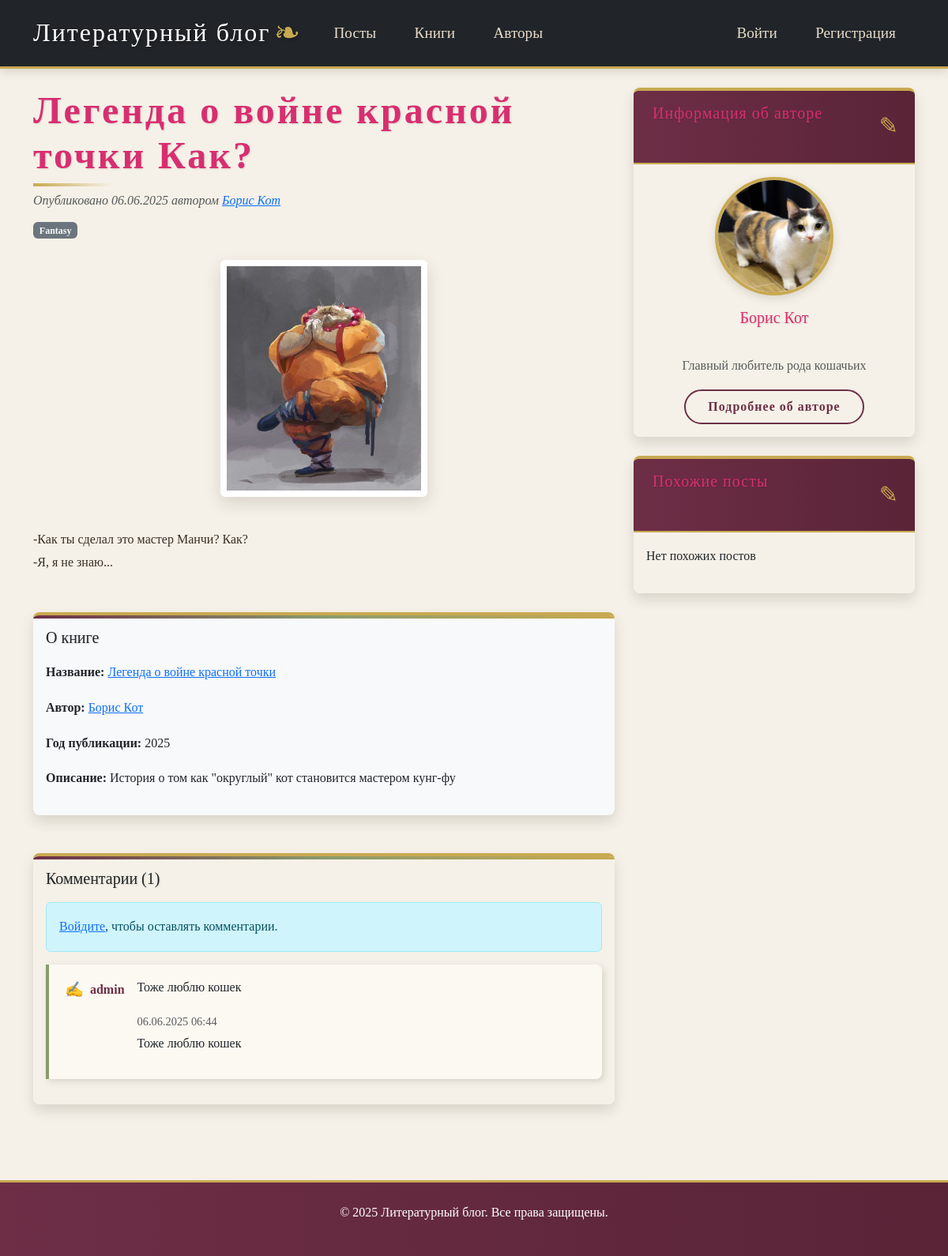
Page /posts/15/ on the committed database.
### literature/models.py (models this page shows, shortened)
class Post(models.Model):
    class Status(models.TextChoices):
        DRAFT = 'DF', 'Draft'
        PUBLISHED = 'PB', 'Published'
        ARCHIVED = 'AR', 'Archived'
    title = models.CharField(max_length=250)
    slug = models.SlugField(max_length=250, unique_for_date='publish')
    author = models.ForeignKey(User, on_delete=models.CASCADE, related_name='blog_posts')
    book = models.ForeignKey(Book, on_delete=models.CASCADE, related_name='posts')
    body = models.TextField(validators=[MinLengthValidator(10)])
    publish = models.DateTimeField(default=timezone.now)
    created = models.DateTimeField(auto_now_add=True)
    updated = models.DateTimeField(auto_now=True)
    status = models.CharField(max_length=2, choices=Status.choices, default=Status.DRAFT)
    class Meta:
        ordering = ['-publish']
        indexes = [models.Index(fields=['-publish']),]

class Book(models.Model):
    title = models.CharField(max_length=200)
    author = models.ForeignKey(Author, on_delete=models.CASCADE, related_name='books')
    genre = models.ForeignKey(Genre, on_delete=models.SET_NULL, null=True, related_name='books')
    published_date = models.DateField()
    description = models.TextField()
    cover = models.ImageField(upload_to='book_covers/', blank=True)

class Author(models.Model):
    user = models.OneToOneField(User, on_delete=models.CASCADE, related_name='author_profile')
    bio = models.TextField()
    birth_date = models.DateField(null=True, blank=True)
    photo = models.ImageField(upload_to='authors/', blank=True)

class Genre(models.Model):
    name = models.CharField(max_length=100, unique=True)
    description = models.TextField(blank=True)

class Comment(models.Model):
    post = models.ForeignKey(Post, on_delete=models.CASCADE, related_name='comments')
    author = models.ForeignKey(User, on_delete=models.CASCADE)
    body = models.TextField()
    created = models.DateTimeField(auto_now_add=True)
    active = models.BooleanField(default=True)
    class Meta:
        ordering = ['created']
        indexes = [models.Index(fields=['created']),]

### literature/views.py (the view)
# urls.py: path('posts/<int:pk>/', views.PostDetailView.as_view(), name='post_detail'),
class PostDetailView(DetailView):
    model = Post
    template_name = 'literature/post/detail.html'
    context_object_name = 'post'
    def get_context_data(self, **kwargs):
        context = super().get_context_data(**kwargs)
        context['comment_form'] = CommentForm()
        return context

### literature/templates/literature/post/detail.html (shortened to what this page needs)
{% extends "literature/base.html" %}
{% block content %}
<div class="row">
    <div class="col-md-8">
        <article>
            <header class="mb-4">
                <h1 class="fw-bolder mb-1">{{ post.title }}</h1>
                <div class="text-muted fst-italic mb-2">
                    Опубликовано {{ post.publish|date:"d.m.Y" }} автором
                    <a href="{% url 'literature:author_detail' post.book.author.pk %}">
                        {{ post.book.author.user.get_full_name }}
                    </a>
                </div>
                <div class="badge bg-secondary text-decoration-none link-light">
                    {{ post.book.genre.name }}
                </div>
            </header>
            <section class="mb-5">
                {% if post.book.cover %}
                    <figure class="mb-4 text-center">
                        <img class="img-fluid rounded book-cover"
                             src="{{ post.book.cover.url }}"
                             alt="{{ post.book.title }}">
                    </figure>
                {% endif %}
                <p class="fs-5 mb-4">{{ post.body|linebreaks }}</p>
            </section>
        </article>
        <section class="mb-5">
            <div class="card bg-light">
                <div class="card-body">
                    <h5 class="card-title">О книге</h5>
                    <p><strong>Название:</strong> <a href="{% url 'literature:book_detail' post.book.pk %}">{{ post.book.title }}</a></p>
                    <p><strong>Автор:</strong> <a href="{% url 'literature:author_detail' post.book.author.pk %}">
                        {{ post.book.author.user.get_full_name }}
                    </a></p>
                    <p><strong>Год публикации:</strong> {{ post.book.published_date.year }}</p>
                    <p><strong>Описание:</strong> {{ post.book.description|truncatewords:50 }}</p>
                </div>
            </div>
        </section>
        <section class="mb-5">
            <div class="card">
                <div class="card-body">
                    <h5 class="card-title">Комментарии ({{ post.comments.count }})</h5>
                    {% if user.is_authenticated %}
                        <form method="post" action="{% url 'literature:add_comment' pk=post.pk %}">
                            {% csrf_token %}
                            <div class="form-group mb-3">
                                {{ comment_form.body }}
                            </div>
                            <button type="submit" class="btn btn-primary">Добавить комментарий</button>
                        </form>
                    {% else %}
                        <div class="alert alert-info">
                            <a href="{% url 'login' %}">Войдите</a>, чтобы оставлять комментарии.
                        </div>
                    {% endif %}
                    {% for comment in post.comments.all %}
                        {% if comment.active %}
                            <div class="comment mb-3">
                                <div class="d-flex">
                                    <div class="flex-shrink-0">
                                        <div class="comment-author">
                                            {{ comment.author.username }}
                                        </div>
                                    </div>
                                    <div class="flex-grow-1 ms-3">
                                        <div class="comment-body">
                                            {{ comment.body|linebreaks }}
                                        </div>
                                        <div class="comment-date text-muted small">
                                            {{ comment.created|date:"d.m.Y H:i" }}
                                        </div>
                                        <div class="comment-body">
    {{ comment.body|linebreaks }}
</div>
                                    </div>
                                </div>
                            </div>
                        {% endif %}
                    {% empty %}
                        <p>Пока нет комментариев. Будьте первым!</p>
                    {% endfor %}
                </div>
            </div>
        </section>
    </div>
    <div class="col-md-4">
        <div class="card mb-4">
            <div class="card-header">
                <h5>Информация об авторе</h5>
            </div>
            <div class="card-body text-center">
                {% if post.book.author.photo %}
                    <img src="{{ post.book.author.photo.url }}"
                         alt="{{ post.book.author.user.get_full_name }}"
                         class="author-photo mb-3">
                {% endif %}
                <h5>{{ post.book.author.user.get_full_name }}</h5>
                <p class="text-muted">{{ post.book.author.bio|truncatewords:30 }}</p>
                <a href="{% url 'literature:author_detail' post.book.author.pk %}" class="btn btn-outline-primary">
                    Подробнее об авторе
                </a>
            </div>
        </div>
        <div class="card mb-4">
            <div class="card-header">
                <h5>Похожие посты</h5>
            </div>
            <div class="card-body">
                <div class="list-group">
                    {% for similar_post in similar_posts %}
                        <a href="{{ similar_post.get_absolute_url }}"
                           class="list-group-item list-group-item-action">
                            {{ similar_post.title }}
                        </a>
                    {% empty %}
                        <p>Нет похожих постов</p>
                    {% endfor %}
                </div>
            </div>
        </div>
    </div>
</div>
{% endblock %}

### literature/static/literature/css/styles.css (style rules this page uses)
:root { --parchment: #f5f1e8; --ink: #3a2e22; --gold: #c8a951; --burgundy: #6d2e46; --sage: #8a9b6e; --shadow: rgba(58, 46, 34, 0.15); }
body { font-family: 'Bookish', Georgia, serif; line-height: 1.8; color: var(--ink); background-color: var(--parchment); background-image: url('paper-texture.png'); padding-top: 0; position: relative; overflow-x: hidden; }
body::before { content: ""; position: fixed; top: 0; left: 0; width: 100%; height: 100%; background-image: url('ink-splatter.png'); background-size: 30%; background-position: right bottom; background-repeat: no-repeat; opacity: 0.05; z-index: -1; }
.card { border: none; border-radius: 8px; overflow: hidden; box-shadow: 0 8px 16px var(--shadow); background-color: rgba(245, 241, 232, 0.85); transition: transform 0.4s ease, box-shadow 0.4s ease; position: relative; margin-bottom: 2rem; border-top: 4px solid var(--gold); }
.card::before { content: ""; position: absolute; top: 0; left: 0; right: 0; height: 4px; background: linear-gradient(90deg, var(--burgundy), var(--sage), var(--gold)); }
.card-header { background: linear-gradient(to right, var(--burgundy), #5a2437); color: #f8f3e6; font-family: 'Scroll', cursive; font-size: 1.5rem; letter-spacing: 1px; border-bottom: 2px solid var(--gold); position: relative; padding: 1rem 1.5rem; }
.card-header::after { content: "✎"; position: absolute; right: 20px; top: 50%; transform: translateY(-50%); color: var(--gold); font-size: 1.8rem; }
.btn { border-radius: 30px; padding: 0.5rem 1.8rem; font-weight: bold; transition: all 0.3s ease; position: relative; overflow: hidden; border: 2px solid transparent; font-family: 'Scroll', cursive; letter-spacing: 1px; }
.btn::before { content: ""; position: absolute; top: 0; left: 0; width: 100%; height: 100%; background: rgba(255, 255, 255, 0.1); transform: translateX(-100%); transition: transform 0.3s ease; }
.btn-outline-primary { color: var(--burgundy); border-color: var(--burgundy); background: transparent; }
h1, h2, h3, h4, h5, h6 { font-family: 'Scroll', cursive; color: #d82e70;; text-shadow: 1px 1px 2px var(--shadow); position: relative; padding-bottom: 10px; margin-bottom: 25px; }
h1 { font-size: 3rem; letter-spacing: 3px; }
h1::after { content: ""; position: absolute; bottom: 0; left: 0; width: 100px; height: 4px; background: linear-gradient(90deg, var(--gold), transparent); }
.comment { background: rgba(255, 253, 247, 0.7); border-left: 4px solid var(--sage); padding: 15px 20px; margin-bottom: 25px; position: relative; border-radius: 0 8px 8px 0; box-shadow: 3px 3px 8px var(--shadow); transform: perspective(1000px) rotateY(2deg); transition: transform 0.3s ease; }
.comment::before { content: ""; position: absolute; top: 10px; left: -25px; font-size: 60px; color: var(--sage); opacity: 0.3; font-family: Georgia, serif; line-height: 1; }
.comment-author { font-weight: bold; color: var(--burgundy); display: flex; align-items: center; }
.comment-author::before { content: "✍"; margin-right: 8px; font-size: 1.2rem; color: var(--gold); }
.comment-date { font-size: 0.9rem; color: var(--sage); }
.author-photo { width: 150px; height: 150px; object-fit: cover; border-radius: 50%; border: 4px solid var(--gold); box-shadow: 0 4px 12px var(--shadow); position: relative; background: white; }
.author-photo::after { content: ""; position: absolute; top: -8px; left: -8px; right: -8px; bottom: -8px; border: 2px solid var(--sage); border-radius: 50%; z-index: -1; }
.book-cover { height: 300px; object-fit: contain; margin-bottom: 1rem; box-shadow: 0 8px 20px var(--shadow); border: 8px solid white; border-radius: 4px; position: relative; background: white; transform: rotate(1deg); transition: transform 0.4s ease; }
.card, .comment, .book-cover, .author-photo { animation: fadeIn 0.6s ease forwards; }

### rows in the picture
Post: title "Легенда о войне красной точки Как?", publish "06.06.2025", book.author.user.get_full_name "Борис Кот", book.genre.name "Fantasy", book.cover (picture), body "-Как ты сделал это мастер Манчи? Как? -Я, я не знаю...", book "Легенда о войне красной точки", book.published_date.year "2025", book.description "История о том как \"округлый\" кот становится мастером кунг-фу", comments.count "1", book.author.photo (picture), book.author.bio "Главный любитель рода кошачьих"
Comment: author.username "admin", body "Тоже люблю кошек", created "06.06.2025 06:44"
